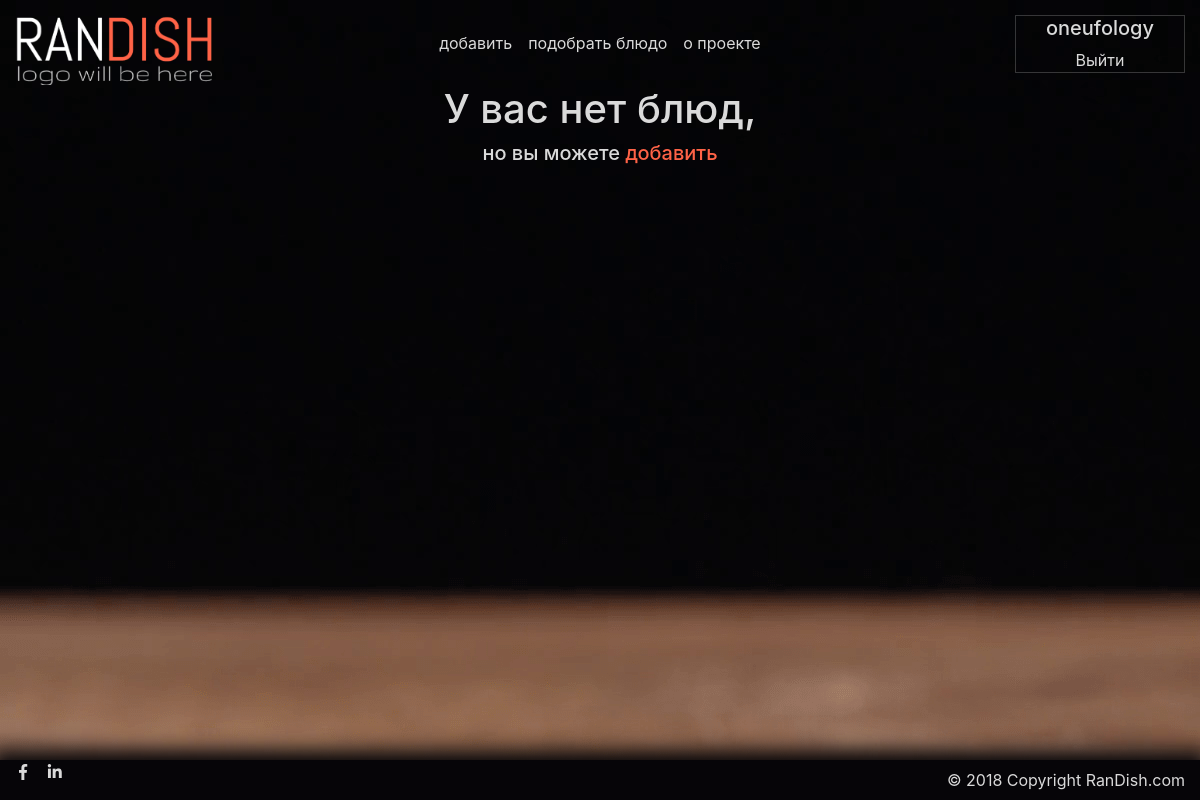
The app's page / (signed in), older data.
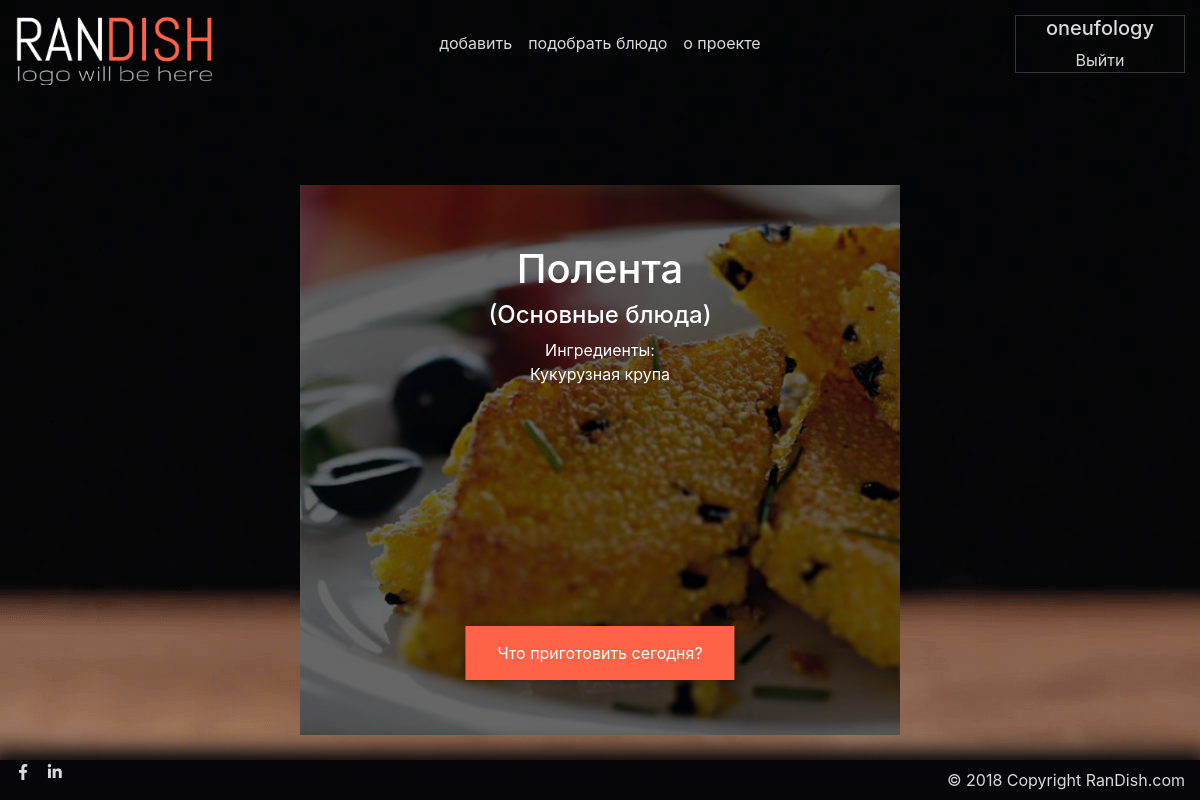
The same page, newer data.
### randish_models/models.py (models this page shows, shortened)
class DishModel(models.Model):
    TYPE_CHOICE = (
        ('Салаты', "Салаты"),
        ('Закуски', "Закуски"),
        ('Первые блюда', "Первые блюда"),
        ('Основные блюда', "Основные блюда"),
        ('Гарниры', "Гарниры"),
        ('Соусы и подливы', "Соусы и подливы"),
        ('Десерты', "Десерты"),
        ('Выпечка', "Выпечка"),
        ('Напитки', "Напитки"),
        ('Консервирование', "Консервирование"),
    )
    dish_name = models.CharField(max_length=50, verbose_name = "Название") #Name
    dish_type = models.CharField(max_length=50, choices=TYPE_CHOICE, verbose_name = "Тип блюда") #Type
    author = models.ForeignKey(User, on_delete=models.CASCADE)
    image = models.ImageField(upload_to='img', verbose_name = "Картинка")
    ingredients = models.ManyToManyField(Ingredients, verbose_name = "Ингредиенты")
    class Meta:
        ordering = ('dish_name', )
        verbose_name = "Блюдо"
        verbose_name_plural = "Блюда"

class Ingredients(models.Model):
    ingredient_name = models.CharField(max_length=50, verbose_name = "Ингредиент" )
    class Meta:
        ordering = ('ingredient_name', )
        verbose_name = "Ингредиент"
        verbose_name_plural = "Ингредиенты"

### randish_models/views.py (the view)
class List(TemplateView):
    template_name = 'Index.html'
    def get(self, request):
        user_id = request.user.id
        context = {}
        if user_id:
            all_dishes = DishModel.objects.filter(author=user_id)
            if all_dishes:
                daily_dishes = all_dishes.exclude(dish_type__icontains="Консервирование").exclude(dish_type__icontains="Напитки")
                dish_id_list = []
                for dish in daily_dishes:
                    dish_id_list.append(dish.id)
                random_dish = random.choice(dish_id_list)
                dish_id = DishModel.objects.get(id=random_dish)
                ingr_by_dish = dish_id.ingredients.all()
                context = {
                    'dish_id': dish_id,
                    'ingr_by_dish': ingr_by_dish,
                }
            else:
                context = {}
        return render(request, self.template_name, context)

### randish_models/templates/Index.html (shortened to what this page needs)
{% load static %}
<!DOCTYPE html>
<html lang="en">
<head>
    <link rel="stylesheet" href="https://use.fontawesome.com/releases/v5.7.1/css/all.css">
    <link rel="stylesheet" href="https://maxcdn.bootstrapcdn.com/bootstrap/4.2.1/css/bootstrap.min.css">
    <link rel="stylesheet" href="{% static 'randish/css/style.css'%}">
</head>
<body>
<div class="container-fluid">
	<header>
	    <div class="row">
	        <div class="col-sm-2">
	             <div class="logo">
	                <a href="/"><img src="{% static 'randish/image/logo.png'%}"></a>
	            </div>
	        </div>
	        <div class="col-sm-8">
{% if user.is_authenticated %}
		<nav class="navbar navbar-expand-sm navbar-dark bg-dark">
		    <div class="collapse navbar-collapse" id="navbar-collapse">
		        <ul class="nav navbar-nav ml-auto">
		            <li class="nav-item">
		            	<a class="nav-link" href="../add/">добавить</a>
		            </li>
		            <li class="nav-item">
		            	<a class="nav-link" href="../filtered-list/">подобрать блюдо</a>
		            </li>
		            <li class="nav-item">
		            	<a class="nav-link" href="../about/">о проекте</a>
		            </li>
		        </ul>
		    </div>
		</nav>
{% endif %}
	        </div>
	        <div class="col-sm-2 acc">
	            {% if user.is_authenticated %}
	            <div class="account text-center">
	        		<h5>{{ user.username }}</h5>
	                <p><a href="../registration/logout">Выйти</a></p>
	            </div>
	        </div>
	    </div>
	</header>
<main>
{% block content %}
{% if dish_id %}
	<div class="row">
		<div class="col-sm-3"></div>
		<div class="col-sm-6 dish-image text-center" style="background-image: url(/media/{{ dish_id.image }});">
	            <h1>{{ dish_id.dish_name }}</h1>
	            <h4>({{ dish_id.dish_type }})</h4>
	            <p>Ингредиенты:</p>
	        	<ul>
	        	{% for ingr in ingr_by_dish %}
	                <li>{{ ingr.ingredient_name }}</li>
	        	{% endfor %}
	            </ul>
	            <a href="reload" class="button" id="reload_button">Что приготовить сегодня?</a>
	    </div>
	    <div class="col-sm-3"></div>
	</div>
{% else %}
    <h1 class="text-center">У вас нет блюд,</h1>
    <h5 class="text-center">но вы можете <a href="../add/">добавить</a></h5>
{% endif %}
{% endblock %}
</main>
{% endif %}
<footer class="font-small fixed-bottom">
<div class="row no-gutters">
	<div class="col-sm-4">
		<ul class="list-unstyled list-inline">
      		<li class="list-inline-item">
        		<a href="https://www.facebook.com/" target="blanc" class="btn-floating btn-fb mx-1">
          		<i class="fab fa-facebook-f"></i>
        		</a>
      		</li>
      		<li class="list-inline-item">
        		<a href="https://www.linkedin.com/" target="blanc" class="btn-floating btn-li mx-1">
          		<i class="fab fa-linkedin-in"></i>
        		</a>
      		</li>
    	</ul>
	</div>
	<div class="col-sm-8">
	    <div class="footer-copyright py-2">© 2018 Copyright
		<a href="#">RanDish.com</a>
	</div>
	</div>
</div>
</footer>
</div>
</body>
</html>

### static/randish/css/style.css (style rules this page uses)
body { background: url(../image/background.png); background-repeat: no-repeat; background-attachment: fixed; color: #dadada; }
header { margin-top: 15px; }
.dish-image { margin-top: 100px; height: 550px; background-size: cover; background-repeat: no-repeat; box-shadow: inset 0 0px 0px 400px rgba(0,0,0,0.6); color: #fff; padding-top: 5%; }
.dish-image p { margin-bottom: 0; }
#reload_button { background: tomato; color: white; font-size: 16px; box-shadow: 0px 0px 10px 0px rgba(0,0,0,.3); padding: 15px 32px; display: inline-block; position: absolute; bottom: 10%; left: 50%; transform: translateX(-50%); }
a { color: #dadada; text-decoration: none; }
.logo a img { width: 200px; }
.nav { margin: 0 auto; }
ul { list-style-type: none; margin: 0; padding: 0; }
footer { background: #060508; box-shadow: 0px 0px 20px 10px #060508; padding: 0 15px; }
main { margin-bottom: 60px; }
.account { border: 1px solid rgba(255,255,255,.2); }
.account p { margin-bottom: 0; }
.footer-copyright { text-align: right; }
.navbar-dark { background: transparent !important; }
.navbar-dark .navbar-toggler, .navbar-dark .navbar-nav .nav-link { color: #dadada !important; }

Row changes from the older to the newer data that the page shows:
added DishModel: image (picture), dish_name "Полента", dish_type "Основные блюда"
added Ingredients: ingredient_name "Кукурузная крупа"
Text that changed along with them:
text no longer shown: "У вас нет блюд, но вы можете добавить"
text now shown: "( ) Ингредиенты: Что приготовить сегодня?"
